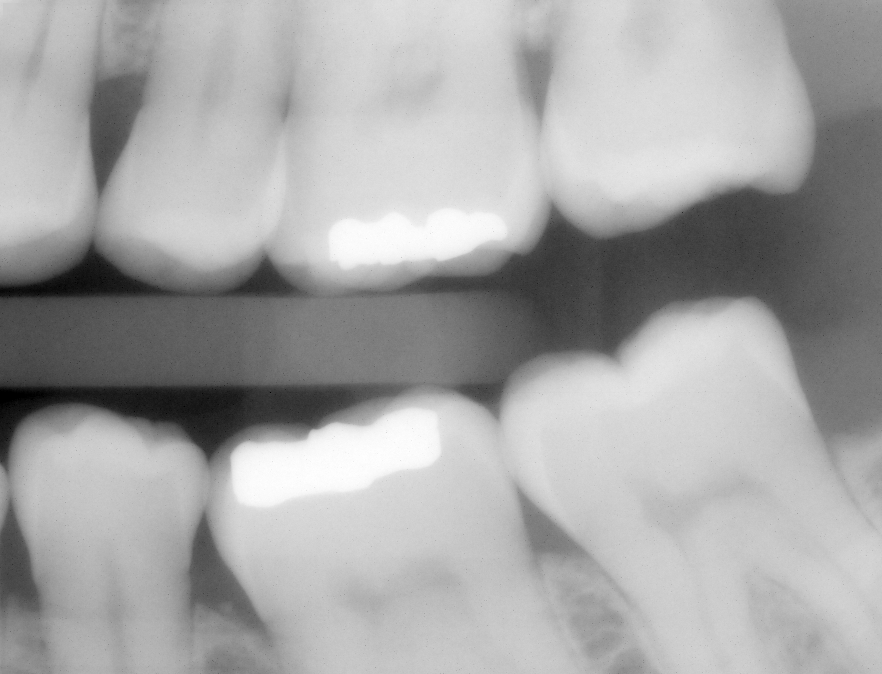
#> input picture HW1/Q2/dental_xray.tif, 882 x 674 px
$ python Q2.py
#> lines starting #> are read from the running program, lines starting #| are printed output that depends on the picture
import cv2 as cv
import matplotlib.pyplot as plt
import numpy as np

#A: extract section specified
a = cv.imread("dental_xray.tif")
#> a is the input picture: shape (674, 882, 3); min 0, max 255, mean 166.8
b = cv.imread("dental_xray_mask.tif")
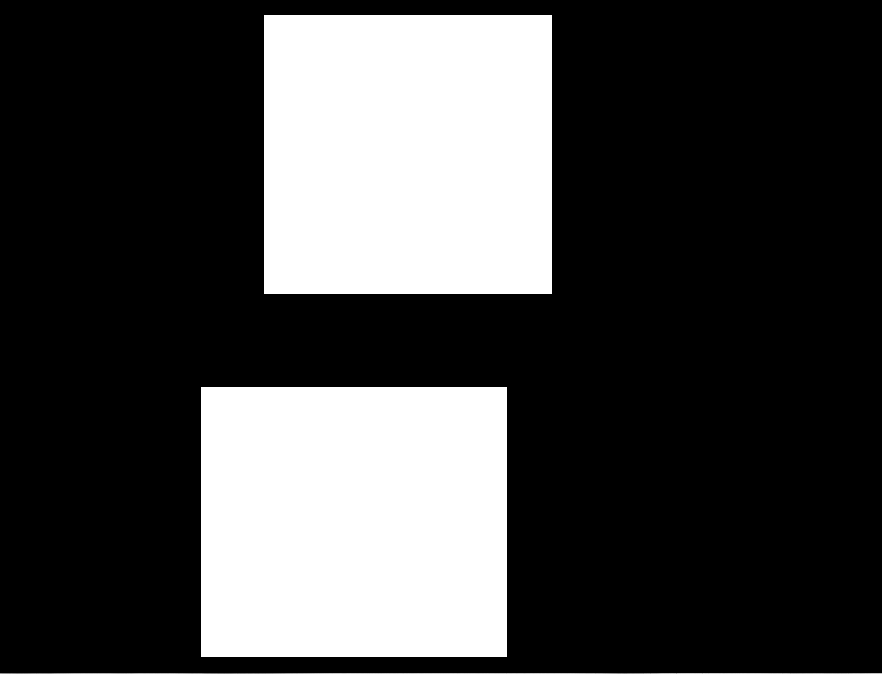
#> input picture HW1/Q2/dental_xray_mask.tif, 882 x 674 px
#> b is the input picture: shape (674, 882, 3); min 0, max 255, mean 70.2
a = cv.cvtColor(a, cv.COLOR_BGR2GRAY)
#> a: shape (674, 882)
b = cv.cvtColor(b, cv.COLOR_BGR2GRAY)
#> b: shape (674, 882)
print(a.shape)
#| (674, 882)
for i in range(674):
    for j in range(882):
        if(b[i, j]==0):
            a[i, j] = 0
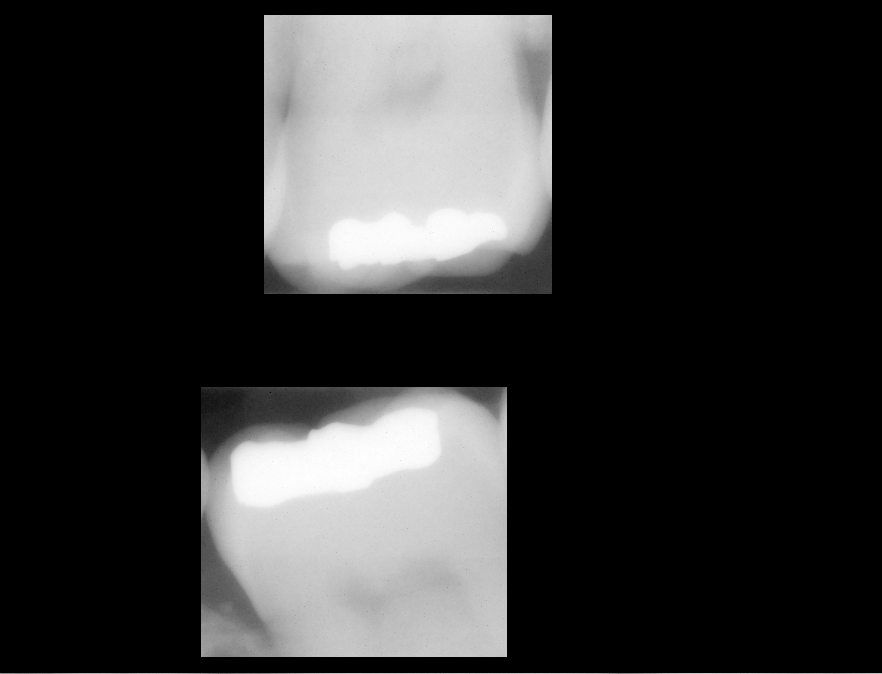
#> a: shape (674, 882); min 0, max 255, mean 52.1
"""cv.imshow("extract", a)"""

#B: display image and its complement
img = cv.imread("partial_body_scan.tif")
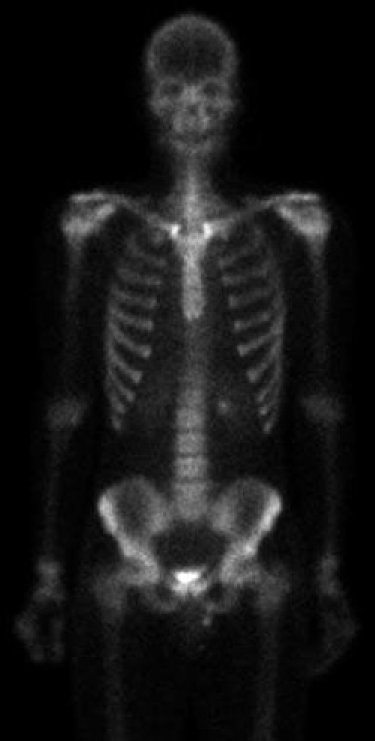
#> input picture HW1/Q2/partial_body_scan.tif, 750 x 1482 px (shown at 1/2 size)
#> img is the input picture: shape (1482, 750, 3); min 0, max 255, mean 22.5
img = cv.cvtColor(img, cv.COLOR_BGR2GRAY)
#> img: shape (1482, 750)
print(img.shape)
#| (1482, 750)
img_m = img.copy()
for i in range(1482):
    for j in range(750):
        img_m[i, j] = 255-img[i,j]
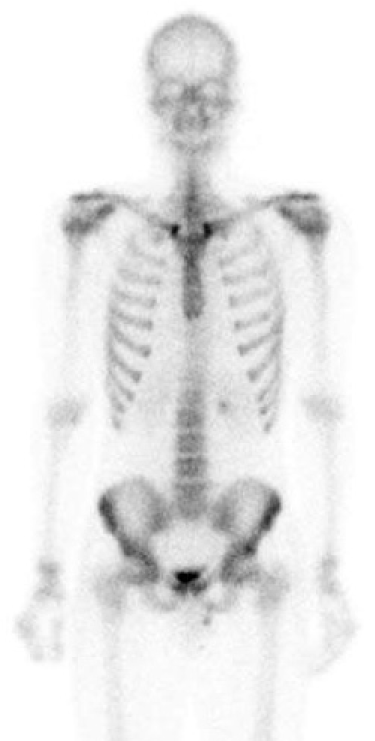
#> img_m: shape (1482, 750) (shown at 1/2 size); min 0, max 255, mean 232.5
add = cv.add(img, img_m)
#> add: shape (1482, 750); every value is 255
add = cv.cvtColor(add, cv.COLOR_BGR2RGB)
#> add: shape (1482, 750, 3); every value is 255
#original image
ax = plt.subplot(1, 3, 1)
ax.set_title('orginal')
ax.imshow(img, cmap='gray')
ax.axis('off')
#comlement image
ax = plt.subplot(1, 3, 2)
ax.set_title('complement')
ax.imshow(img_m, cmap='gray')
ax.axis('off')
#community image
ax = plt.subplot(1, 3, 3)
ax.set_title('community')
ax.imshow(add, cmap='gray')
ax.axis('off')

plt.show()

#C: complement the difference
img_o = cv.imread("angiography_live.tif")
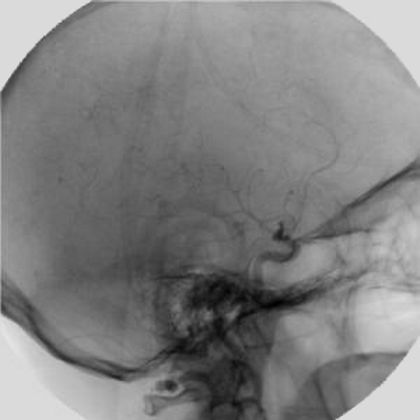
#> input picture HW1/Q2/angiography_live.tif, 420 x 420 px
#> img_o is the input picture: shape (420, 420, 3); min 0, max 229, mean 129.3
img_m = cv.imread("angiography_mask.tif")
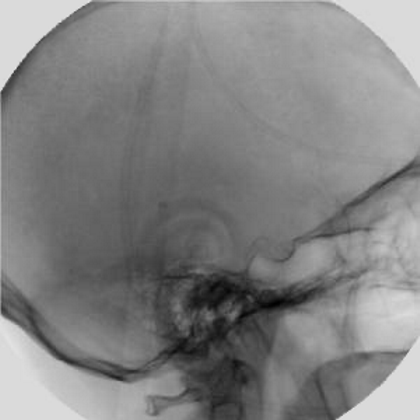
#> input picture HW1/Q2/angiography_mask.tif, 420 x 420 px
#> img_m is the input picture: shape (420, 420, 3); min 0, max 234, mean 130.7
res = cv.absdiff(img_o, img_m)
res = cv.cvtColor(res, cv.COLOR_BGR2GRAY)
#> res: shape (420, 420)
print(res.shape)
#| (420, 420)
for i in range(420):
    for j in range(420):
        res[i, j] = 255-res[i, j]

cv.imshow("complement the difference",res)
normalized = np.zeros((420, 420))
normalized = cv.normalize(res,  normalized, 0, 255, cv.NORM_MINMAX)
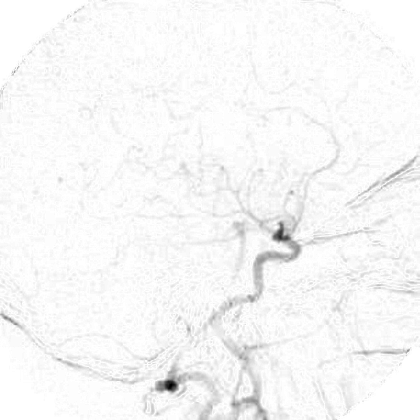
#> normalized: shape (420, 420); min 0, max 255, mean 247
cv.imshow("MINMAX normalize", normalized)

cv.waitKey(0)
cv.destroyAllWindows()
